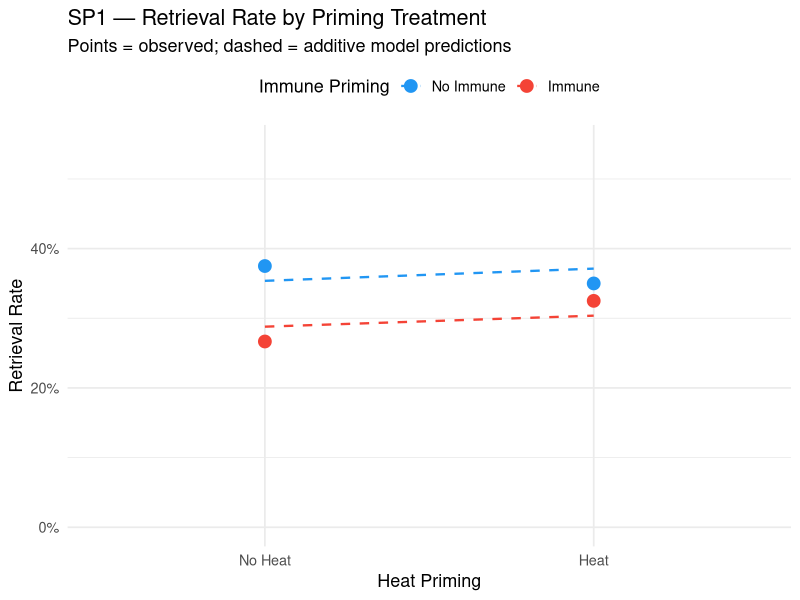
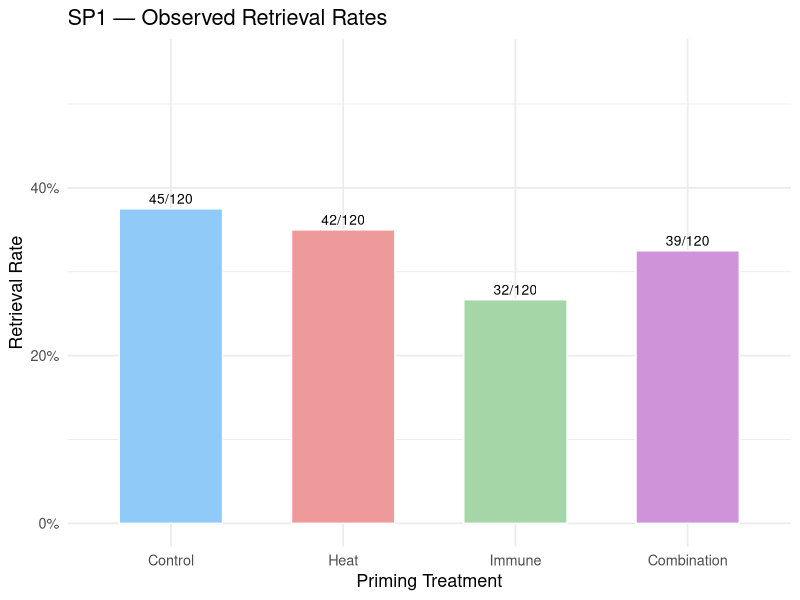
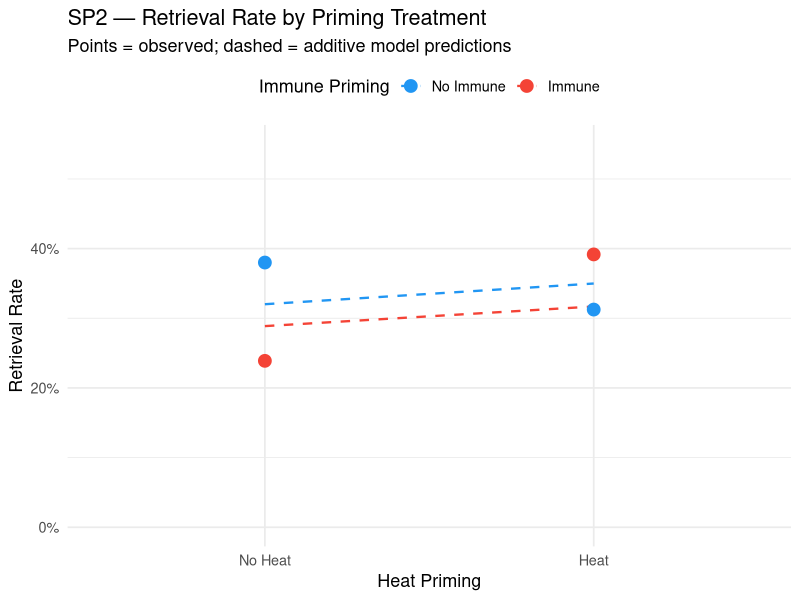
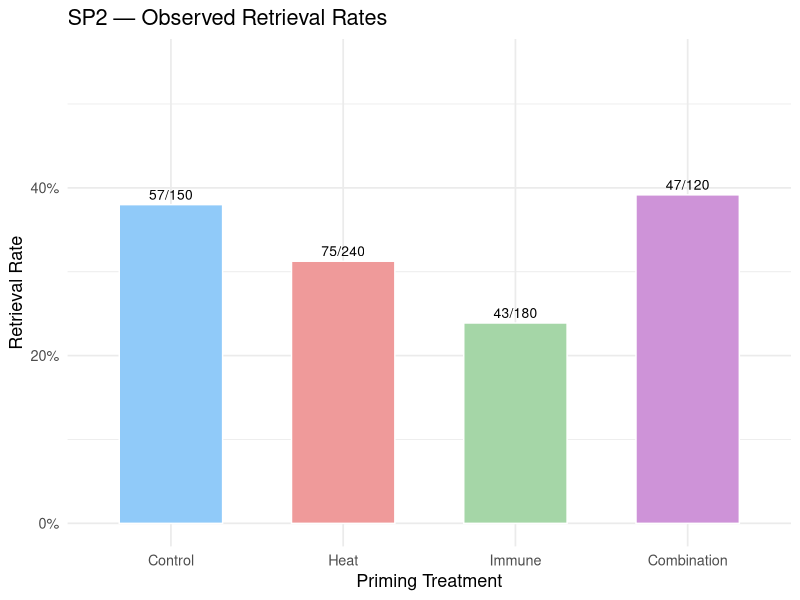
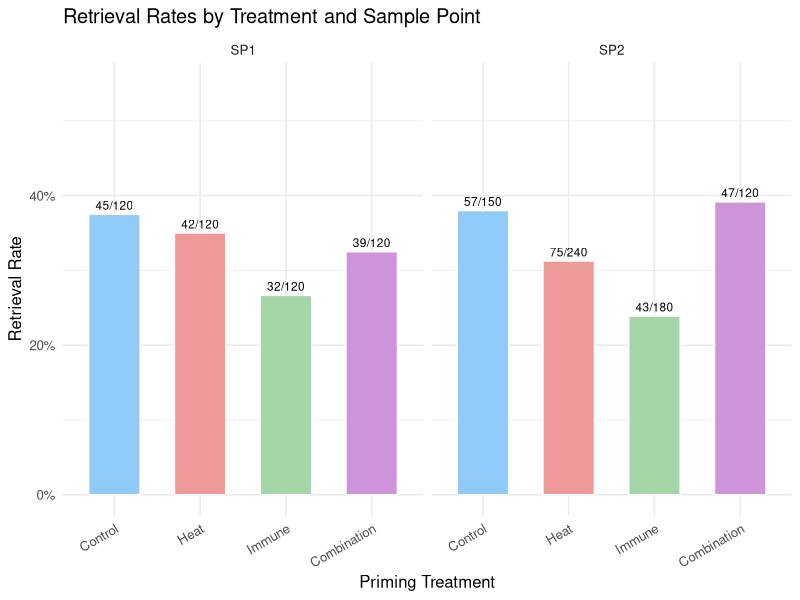

The R script that drew these images, in order:
## ---- chunk 1
knitr::opts_chunk$set(
  echo    = TRUE,
  warning = FALSE,
  message = FALSE
)
## ---- chunk 2
library(tidyverse)
library(emmeans)
library(ggplot2)
## ---- chunk 3
raw <- read.csv("fieldsurvival-APC.csv")

# Helper to build a clean analysis-ready data frame for one sample point
make_sp <- function(df, sp) {
  ret_col  <- paste0("Retrieved_", sp)
  dep_col  <- paste0("Deployed_",  sp)
  data.frame(
    priming_treatment = factor(df$Priming_Treatment,
                               levels = c("Control", "Heat", "Immune", "Combination")),
    heat   = c(0, 1, 0, 1),
    immune = c(0, 0, 1, 1),
    retrieved = df[[ret_col]],
    deployed  = df[[dep_col]]
  ) %>%
    mutate(
      rate         = retrieved / deployed,
      heat_label   = factor(ifelse(heat   == 1, "Heat",      "No Heat"),
                            levels = c("No Heat",   "Heat")),
      immune_label = factor(ifelse(immune == 1, "Immune",    "No Immune"),
                            levels = c("No Immune", "Immune"))
    )
}

sp1 <- make_sp(raw, "SP1")
sp2 <- make_sp(raw, "SP2")
## ---- chunk 4
knitr::kable(sp1 %>% select(priming_treatment, heat_label, immune_label,
                             retrieved, deployed, rate),
             digits = 3, caption = "Sample Point 1 — raw data")

knitr::kable(sp2 %>% select(priming_treatment, heat_label, immune_label,
                             retrieved, deployed, rate),
             digits = 3, caption = "Sample Point 2 — raw data")
## ---- chunk 5
sp1_full <- glm(
  cbind(retrieved, deployed - retrieved) ~ heat * immune,
  data   = sp1,
  family = binomial(link = "logit")
)
summary(sp1_full)
## ---- chunk 6
sp1_add <- glm(
  cbind(retrieved, deployed - retrieved) ~ heat + immune,
  data   = sp1,
  family = binomial(link = "logit")
)
summary(sp1_add)
anova(sp1_add, test = "Chisq")
## ---- chunk 7
anova(sp1_add, sp1_full, test = "Chisq")
## ---- chunk 8
sp1_emm <- emmeans(sp1_add, ~ heat * immune, type = "response")
sp1_emm

knitr::kable(
  as.data.frame(pairs(sp1_emm, adjust = "tukey")),
  digits  = 4,
  caption = "SP1 — pairwise contrasts (Tukey-adjusted)"
)
## ---- chunk 9
sp1 %>%
  mutate(predicted = predict(sp1_add, type = "response")) %>%
  ggplot(aes(x = heat_label, colour = immune_label, group = immune_label)) +
  geom_line(aes(y = predicted), linetype = "dashed", linewidth = 0.8) +
  geom_point(aes(y = rate), size = 4) +
  scale_y_continuous(labels = scales::percent_format(accuracy = 1),
                     limits = c(0, 0.55)) +
  scale_colour_manual(values = c("No Immune" = "#2196F3", "Immune" = "#F44336")) +
  labs(
    title    = "SP1 — Retrieval Rate by Priming Treatment",
    subtitle = "Points = observed; dashed = additive model predictions",
    x        = "Heat Priming", y = "Retrieval Rate", colour = "Immune Priming"
  ) +
  theme_minimal(base_size = 13) +
  theme(legend.position = "top")
## ---- chunk 10
ggplot(sp1, aes(x = priming_treatment, y = rate, fill = priming_treatment)) +
  geom_col(width = 0.6, colour = "white") +
  geom_text(aes(label = paste0(retrieved, "/", deployed)),
            vjust = -0.5, size = 3.5) +
  scale_y_continuous(labels = scales::percent_format(accuracy = 1),
                     limits = c(0, 0.55)) +
  scale_fill_manual(values = c(
    "Control"     = "#90CAF9",
    "Heat"        = "#EF9A9A",
    "Immune"      = "#A5D6A7",
    "Combination" = "#CE93D8"
  )) +
  labs(title = "SP1 — Observed Retrieval Rates",
       x = "Priming Treatment", y = "Retrieval Rate") +
  theme_minimal(base_size = 13) +
  theme(legend.position = "none")
## ---- chunk 11
sp2_full <- glm(
  cbind(retrieved, deployed - retrieved) ~ heat * immune,
  data   = sp2,
  family = binomial(link = "logit")
)
summary(sp2_full)
## ---- chunk 12
sp2_add <- glm(
  cbind(retrieved, deployed - retrieved) ~ heat + immune,
  data   = sp2,
  family = binomial(link = "logit")
)
summary(sp2_add)
anova(sp2_add, test = "Chisq")
## ---- chunk 13
anova(sp2_add, sp2_full, test = "Chisq")
## ---- chunk 14
sp2_emm <- emmeans(sp2_add, ~ heat * immune, type = "response")
sp2_emm

knitr::kable(
  as.data.frame(pairs(sp2_emm, adjust = "tukey")),
  digits  = 4,
  caption = "SP2 — pairwise contrasts (Tukey-adjusted)"
)
## ---- chunk 15
sp2 %>%
  mutate(predicted = predict(sp2_add, type = "response")) %>%
  ggplot(aes(x = heat_label, colour = immune_label, group = immune_label)) +
  geom_line(aes(y = predicted), linetype = "dashed", linewidth = 0.8) +
  geom_point(aes(y = rate), size = 4) +
  scale_y_continuous(labels = scales::percent_format(accuracy = 1),
                     limits = c(0, 0.55)) +
  scale_colour_manual(values = c("No Immune" = "#2196F3", "Immune" = "#F44336")) +
  labs(
    title    = "SP2 — Retrieval Rate by Priming Treatment",
    subtitle = "Points = observed; dashed = additive model predictions",
    x        = "Heat Priming", y = "Retrieval Rate", colour = "Immune Priming"
  ) +
  theme_minimal(base_size = 13) +
  theme(legend.position = "top")
## ---- chunk 16
ggplot(sp2, aes(x = priming_treatment, y = rate, fill = priming_treatment)) +
  geom_col(width = 0.6, colour = "white") +
  geom_text(aes(label = paste0(retrieved, "/", deployed)),
            vjust = -0.5, size = 3.5) +
  scale_y_continuous(labels = scales::percent_format(accuracy = 1),
                     limits = c(0, 0.55)) +
  scale_fill_manual(values = c(
    "Control"     = "#90CAF9",
    "Heat"        = "#EF9A9A",
    "Immune"      = "#A5D6A7",
    "Combination" = "#CE93D8"
  )) +
  labs(title = "SP2 — Observed Retrieval Rates",
       x = "Priming Treatment", y = "Retrieval Rate") +
  theme_minimal(base_size = 13) +
  theme(legend.position = "none")
## ---- chunk 17
bind_rows(
  sp1 %>% mutate(sample_point = "SP1",
                 predicted = predict(sp1_add, type = "response")),
  sp2 %>% mutate(sample_point = "SP2",
                 predicted = predict(sp2_add, type = "response"))
) %>%
  mutate(pct_retrieved = paste0(round(rate * 100, 1), "%")) %>%
  select(sample_point, priming_treatment, retrieved, deployed,
         pct_retrieved, predicted) %>%
  knitr::kable(digits = 3,
               caption = "Observed and model-predicted retrieval rates — both sample points")
## ---- chunk 18
bind_rows(
  sp1 %>% mutate(sample_point = "SP1"),
  sp2 %>% mutate(sample_point = "SP2")
) %>%
  ggplot(aes(x = priming_treatment, y = rate, fill = priming_treatment)) +
  geom_col(width = 0.6, colour = "white") +
  geom_text(aes(label = paste0(retrieved, "/", deployed)),
            vjust = -0.5, size = 3) +
  scale_y_continuous(labels = scales::percent_format(accuracy = 1),
                     limits = c(0, 0.55)) +
  scale_fill_manual(values = c(
    "Control"     = "#90CAF9",
    "Heat"        = "#EF9A9A",
    "Immune"      = "#A5D6A7",
    "Combination" = "#CE93D8"
  )) +
  facet_wrap(~ sample_point) +
  labs(title = "Retrieval Rates by Treatment and Sample Point",
       x = "Priming Treatment", y = "Retrieval Rate") +
  theme_minimal(base_size = 12) +
  theme(legend.position = "none",
        axis.text.x = element_text(angle = 30, hjust = 1))
## ---- chunk 19
sessionInfo()
